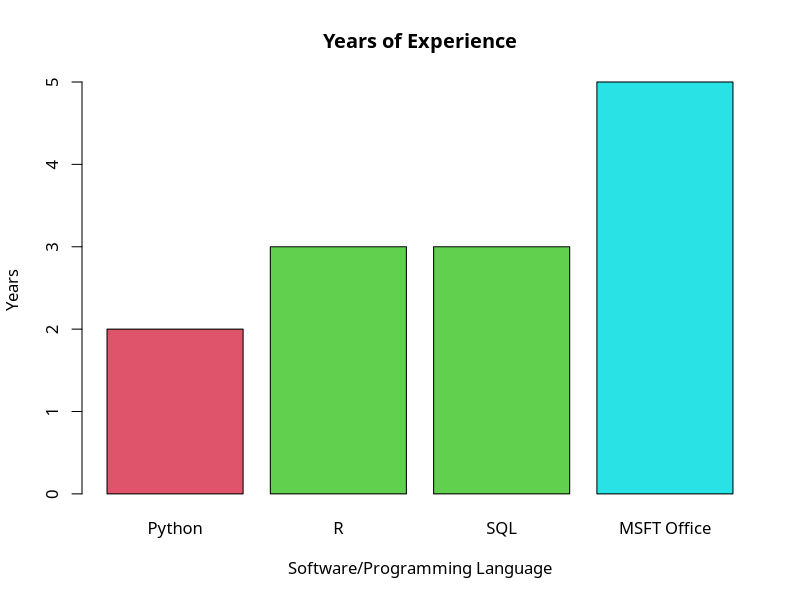

Write the R code that produced this figure.
#little script to create skills bar chart for resume
#install.packages("extrafont")
#library(extrafont)
#font_import()
xlabels=c("Python","R","SQL","MS Office")
# scores represents years of exp
scores = c(2,3,3,5)
#names.arg allow to edit x axis
barplot(scores,col=scores,names.arg = c('Python','R','SQL','MSFT Office'),main="Years of Experience",ylab='Years',xlab = "Software/Programming Language",family='Verdana')
